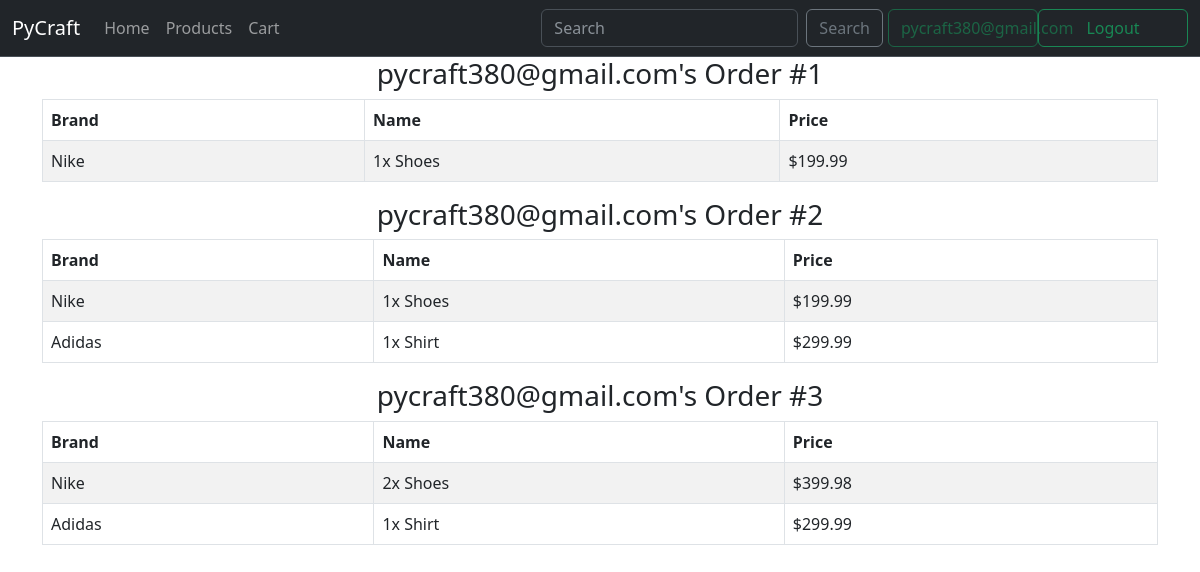
The page /orders (signed in) on the database as committed earlier.
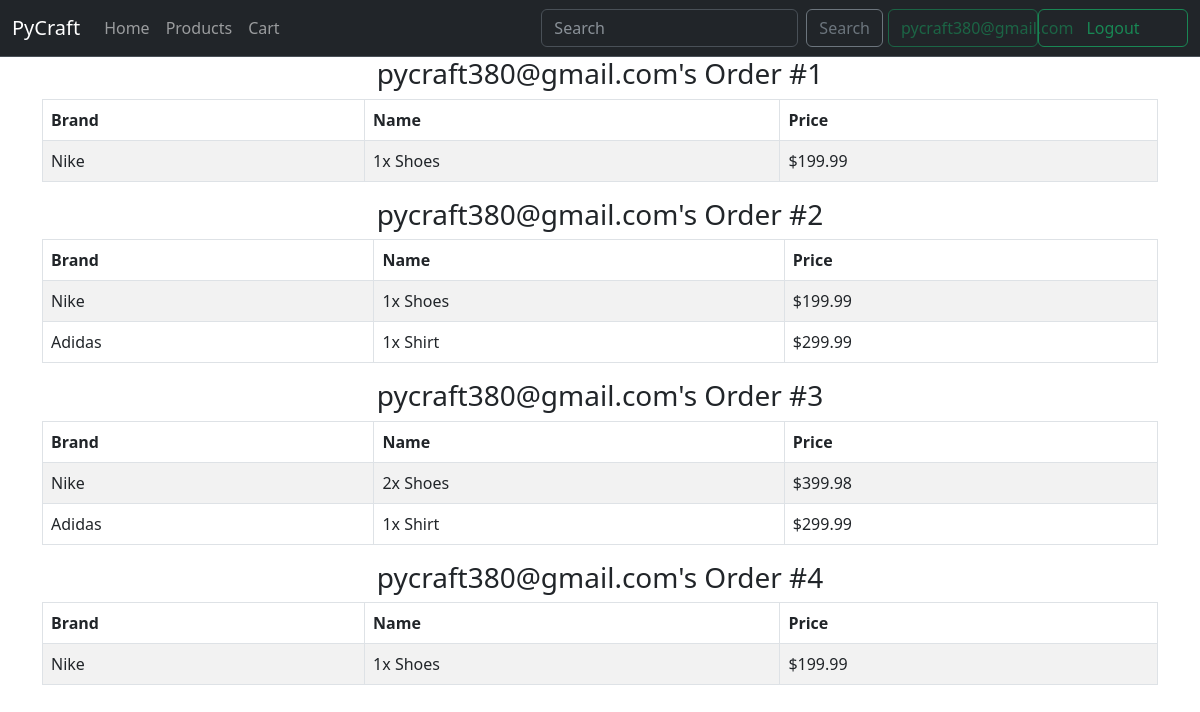
The same page on the database as committed later.
### flaskapp/modules/models/user_model.py (models this page shows, shortened)
class Users(UserMixin, db.Model):
    id = db.Column(db.Integer, primary_key = True, autoincrement=True)
    email = db.Column(db.String(50), nullable = False, unique = True)
    def get_user_by_email(email):
        user = Users.query.filter(Users.email == email).first()
        return user

### flaskapp/modules/models/order_model.py (models this page shows, shortened)
class Orders(db.Model):
    order_id = db.Column(db.Integer, primary_key = True, autoincrement=True)
    owner_id = db.Column(db.Integer, db.ForeignKey('users.id'))
    order_items = db.Column(JSON)
    shipping_type = db.Column(db.String(50))
    address = db.Column(db.String(100))
    price = db.Column(db.Float)

### flaskapp/order.py (the view)
@orders_blueprint.route("/orders")
def checkout():
    curr_user = Users.get_user_by_email(session.get('user'))
    if curr_user == None:
        return redirect('/login')
    else:
        curr_user_email = "pycraft380@gmail.com"
        orders = Orders.query.filter(Orders.owner_id == curr_user.id).all()
        if orders:
            return render_template("order.html", user=curr_user, orders=orders)
    flash("You have no orders!", 'alert-danger')
    return redirect('/cart')

### flaskapp/templates/order.html (shortened to what this page needs)
{% extends 'base.html' %}
{% set active_page = "orders" %}
{%block script%} <link rel="stylesheet" href="../static/products.css"> {% endblock %}
{%block content%}
{%for order in orders%}
<div class="container d-flex justify-content-center align-items-center" id="cart">
    <h3>{{user.email}}'s Order #{{order.order_id}}</h3>
</div>
<div class="container d-flex justify-content-center align-items-center">
    <table class="table table-striped table-bordered">
      <thead>
        <tr>
          <th scope="col">Brand</th>
          <th scope="col">Name</th>
          <th scope="col">Price</th>
        </tr>
    </thead>
    <tbody>
    {%for prod_id, item in order.order_items.items()%}
        <tr>
            <td>{{ item['brand'] }}</td>
            <td>{{item['quantity']}}x {{ item['name'] }}</td>
            <td>${{item['quantity'] * item['price']}}</td>
        </tr>
    {% endfor %}
    </tbody>
  </table>
</div>
{%endfor%}
{%endblock%}

### flaskapp/templates/base.html (shortened to what this page needs)
<!doctype html>
<html lang="en">
  <head>
    {%block script%}  {% endblock %}
    <link href="https://cdn.jsdelivr.net/npm/bootstrap@5.3.0/dist/css/bootstrap.min.css" rel="stylesheet">
    <link rel="stylesheet" href="https://cdn.jsdelivr.net/npm/bootstrap-icons@1.5.0/font/bootstrap-icons.css">
  <body>
    {% if user == None %}
    <nav class="navbar bg-dark border-bottom border-bottom-dark navbar-expand-lg " data-bs-theme="dark">
      <div class="container-fluid">
        <a class="navbar-brand" href="#">PyCraft</a>
        <button class="navbar-toggler" type="button" data-bs-toggle="collapse" data-bs-target="#navbarSupportedContent" aria-controls="navbarSupportedContent" aria-expanded="false" aria-label="Toggle navigation">
          <span class="navbar-toggler-icon"></span>
        </button>
        <div class="collapse navbar-collapse" id="navbarSupportedContent">
          <ul class="navbar-nav me-auto mb-2 mb-lg-0">
            <li class="nav-item">
              <a class="nav-link {% if active_page == 'index'%} active {% endif %}" href="/">Home</a>
            </li>
            <li class="nav-item">
              <a class="nav-link {% if active_page == 'products'%} active {% endif %}" href="products">Products</a>
            </li>
            <li class="nav-item">
              <a class="nav-link {% if active_page == 'cart'%} active {% endif %}" href="cart">Cart</a>
            </li>
          </ul>
          <form class="d-flex" role="search" action="/login">
            <button class="btn btn-outline-success" type="submit" style="width: 150px;">Sign In</button>
          </form>
        </div>
      </div>
  </nav>
  {%else%}
  <nav class="navbar bg-dark border-bottom border-bottom-dark navbar-expand-lg " data-bs-theme="dark">
    <div class="container-fluid">
      <a class="navbar-brand" href="#">PyCraft</a>
      <div class="collapse navbar-collapse" id="navbarSupportedContent">
        <ul class="navbar-nav me-auto mb-2 mb-lg-0">
          <li class="nav-item">
            <a class="nav-link {% if active_page == 'index'%} active {% endif %}" href="/">Home</a>
          </li>
          <li class="nav-item">
            <a class="nav-link {% if active_page == 'products'%} active {% endif %}" href="{{url_for('products.products')}}">Products</a>
          </li>
          <li class="nav-item">
            <a class="nav-link {% if active_page == 'cart'%} active {% endif %}" href="{{url_for('cart.cart')}}">Cart</a>
          </li>
        </ul>
        <form method="POST" action="{{url_for('auth.search')}}" class ="d-flex">
          <input class="form-control me-2" type="search" placeholder="Search" aria-label="=Search", name="searched">
          <button class="btn btn-outline-secondary" type="submit">Search</button>
        </form>
        <form class="d-flex" role="search" action="/logout">
          <button class="btn btn-outline-success" disabled type="submit" style="width: 150px; margin-left: 5px;">{{user.email}}</button>
          <button class="btn btn-outline-success" type="submit" style="width: 150px;">Logout</button>
        </form>
      </div>
    </div>
</nav>
  {% endif %}
  {%block content%}
  {% endblock %}
</body>
</html>

Rows that differ between the two databases and show on the page:
added Orders: {{ user.email }} "pycraft380@gmail.com", order_id "4", brand "Nike", quantity "1", name "Shoes", item "199.99"
